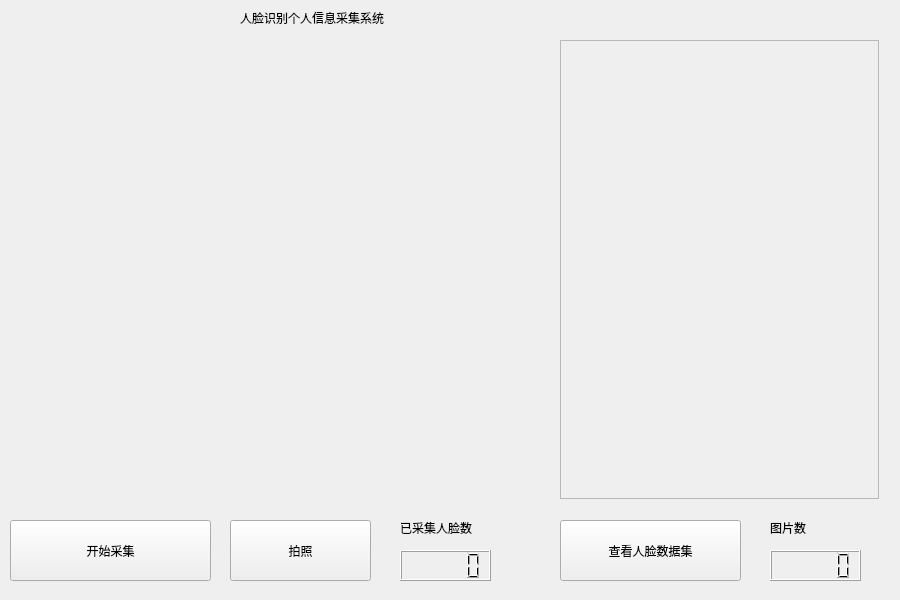
<?xml version="1.0" encoding="UTF-8"?>
<ui version="4.0">
 <class>Form</class>
 <widget class="QWidget" name="Form">
  <property name="geometry">
   <rect>
    <x>0</x>
    <y>0</y>
    <width>900</width>
    <height>600</height>
   </rect>
  </property>
  <property name="windowTitle">
   <string>Form</string>
  </property>
  <widget class="QPushButton" name="pb_collectInfo">
   <property name="geometry">
    <rect>
     <x>10</x>
     <y>520</y>
     <width>201</width>
     <height>61</height>
    </rect>
   </property>
   <property name="text">
    <string>开始采集</string>
   </property>
  </widget>
  <widget class="QLabel" name="label_title">
   <property name="geometry">
    <rect>
     <x>240</x>
     <y>10</y>
     <width>251</width>
     <height>16</height>
    </rect>
   </property>
   <property name="text">
    <string>人脸识别个人信息采集系统</string>
   </property>
  </widget>
  <widget class="QPushButton" name="pb_checkInfo">
   <property name="geometry">
    <rect>
     <x>560</x>
     <y>520</y>
     <width>181</width>
     <height>61</height>
    </rect>
   </property>
   <property name="text">
    <string>查看人脸数据集</string>
   </property>
  </widget>
  <widget class="QLabel" name="label_capture">
   <property name="geometry">
    <rect>
     <x>20</x>
     <y>50</y>
     <width>520</width>
     <height>440</height>
    </rect>
   </property>
   <property name="minimumSize">
    <size>
     <width>520</width>
     <height>440</height>
    </size>
   </property>
   <property name="maximumSize">
    <size>
     <width>520</width>
     <height>440</height>
    </size>
   </property>
   <property name="text">
    <string/>
   </property>
  </widget>
  <widget class="QPushButton" name="pb_takePhoto">
   <property name="geometry">
    <rect>
     <x>230</x>
     <y>520</y>
     <width>141</width>
     <height>61</height>
    </rect>
   </property>
   <property name="text">
    <string>拍照</string>
   </property>
  </widget>
  <widget class="QLCDNumber" name="lcdNumber">
   <property name="geometry">
    <rect>
     <x>400</x>
     <y>550</y>
     <width>91</width>
     <height>31</height>
    </rect>
   </property>
  </widget>
  <widget class="QLabel" name="label_face_num">
   <property name="geometry">
    <rect>
     <x>400</x>
     <y>520</y>
     <width>81</width>
     <height>16</height>
    </rect>
   </property>
   <property name="text">
    <string>已采集人脸数</string>
   </property>
  </widget>
  <widget class="QScrollArea" name="scrollArea">
   <property name="geometry">
    <rect>
     <x>560</x>
     <y>40</y>
     <width>319</width>
     <height>459</height>
    </rect>
   </property>
   <property name="widgetResizable">
    <bool>true</bool>
   </property>
   <widget class="QWidget" name="scrollAreaWidgetContents">
    <property name="geometry">
     <rect>
      <x>0</x>
      <y>0</y>
      <width>317</width>
      <height>457</height>
     </rect>
    </property>
    <widget class="QWidget" name="gridLayoutWidget">
     <property name="geometry">
      <rect>
       <x>0</x>
       <y>0</y>
       <width>321</width>
       <height>461</height>
      </rect>
     </property>
     <layout class="QGridLayout" name="gridLayout"/>
    </widget>
   </widget>
  </widget>
  <widget class="QLabel" name="label_face_num_2">
   <property name="geometry">
    <rect>
     <x>770</x>
     <y>520</y>
     <width>81</width>
     <height>16</height>
    </rect>
   </property>
   <property name="text">
    <string>图片数</string>
   </property>
  </widget>
  <widget class="QLCDNumber" name="lcdNumber_2">
   <property name="geometry">
    <rect>
     <x>770</x>
     <y>550</y>
     <width>91</width>
     <height>31</height>
    </rect>
   </property>
  </widget>
 </widget>
 <resources/>
 <connections/>
</ui>
